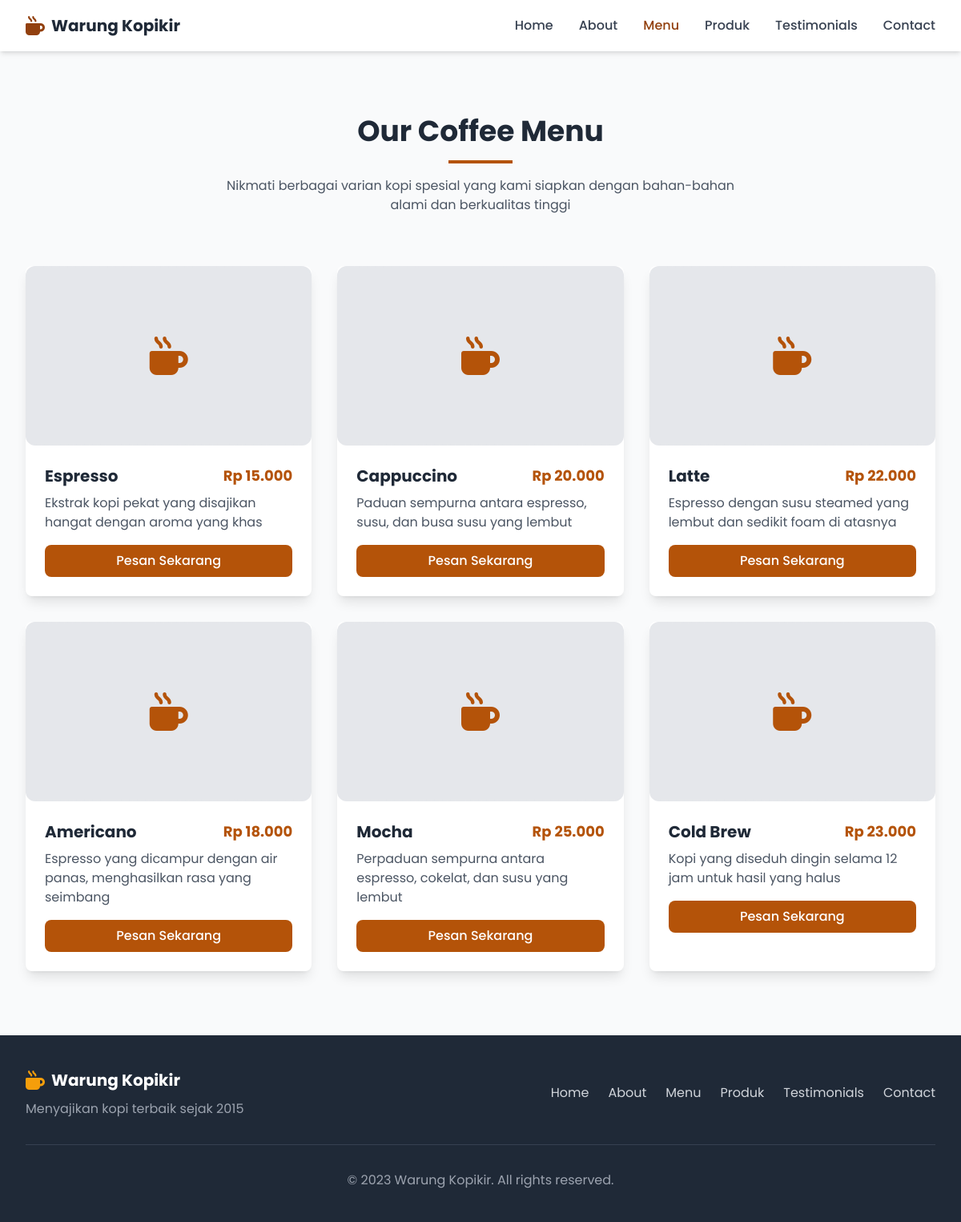
Page /menu.php on the committed database.
### tables this page shows
CREATE TABLE `menu` (
  `id` int NOT NULL,
  `name` varchar(100) NOT NULL,
  `description` text,
  `price` decimal(10,2) NOT NULL,
  `image` varchar(255) DEFAULT NULL,
  `created_at` timestamp NOT NULL DEFAULT CURRENT_TIMESTAMP
);

### menu.php (the view, shortened to what this page needs)
<?php
$conn = getConnection();
$result = $conn->query("SELECT * FROM menu ORDER BY id ASC");
$menuItems = [];
if ($result->num_rows > 0) {
    while($row = $result->fetch_assoc()) {
        $menuItems[] = $row;
    }
}
?>
<!DOCTYPE html>
<html lang="en">
<head>
    <script src="https://cdn.tailwindcss.com"></script>
    <link rel="stylesheet" href="https://cdnjs.cloudflare.com/ajax/libs/font-awesome/6.4.0/css/all.min.css">
    <link rel="stylesheet" href="assets/css/custom.css">
</head>
<body class="bg-gray-50">
    <nav class="bg-white shadow-md">
        <div class="max-w-7xl mx-auto px-4 sm:px-6 lg:px-8">
            <div class="flex justify-between h-16">
                <div class="flex items-center">
                    <div class="flex-shrink-0 flex items-center">
                        <i class="fas fa-mug-hot text-2xl text-amber-800 mr-2"></i>
                        <span class="text-xl font-bold text-gray-800">Warung Kopikir</span>
                    </div>
                </div>
                <div class="hidden md:flex items-center space-x-8">
                    <a href="index.php" class="text-gray-700 hover:text-amber-800 font-medium">Home</a>
                    <a href="index.php#about" class="text-gray-700 hover:text-amber-800 font-medium">About</a>
                    <a href="menu.php" class="text-amber-800 font-medium">Menu</a>
                    <a href="index.php#products" class="text-gray-700 hover:text-amber-800 font-medium">Produk</a>
                    <a href="index.php#testimonials" class="text-gray-700 hover:text-amber-800 font-medium">Testimonials</a>
                    <a href="index.php#contact" class="text-gray-700 hover:text-amber-800 font-medium">Contact</a>
                </div>
            </div>
        </div>
    </nav>
    <section class="py-20">
        <div class="max-w-7xl mx-auto px-4 sm:px-6 lg:px-8">
            <div class="text-center mb-16">
                <h1 class="text-3xl md:text-4xl font-bold text-gray-800 mb-4">Our Coffee Menu</h1>
                <div class="w-20 h-1 bg-amber-700 mx-auto"></div>
                <p class="mt-4 text-gray-600 max-w-2xl mx-auto">Nikmati berbagai varian kopi spesial yang kami siapkan dengan bahan-bahan alami dan berkualitas tinggi</p>
            </div>
            <div class="grid grid-cols-1 md:grid-cols-2 lg:grid-cols-3 gap-8">
                <?php if (!empty($menuItems)): ?>
                    <?php foreach ($menuItems as $item): ?>
                        <div class="coffee-card bg-white rounded-lg shadow-lg overflow-hidden">
                            <div class="bg-gray-200 border-2 border-dashed rounded-xl w-full h-56 flex items-center justify-center">
                                <i class="fas fa-mug-hot text-5xl text-amber-700"></i>
                            </div>
                            <div class="p-6">
                                <div class="flex justify-between items-center mb-2">
                                    <h3 class="text-xl font-bold text-gray-800"><?php echo htmlspecialchars($item['name']); ?></h3>
                                    <span class="text-amber-700 font-bold text-lg">Rp <?php echo number_format($item['price'], 0, ',', '.'); ?></span>
                                </div>
                                <p class="text-gray-600 mt-2"><?php echo htmlspecialchars($item['description']); ?></p>
                                <div class="mt-4">
                                    <button class="w-full bg-amber-700 hover:bg-amber-800 text-white font-medium py-2 px-4 rounded-lg transition duration-300">
                                        Pesan Sekarang
                                    </button>
                                </div>
                            </div>
                        </div>
                    <?php endforeach; ?>
                <?php else: ?>
                    <div class="col-span-3 text-center py-10">
                        <p class="text-gray-600">No menu items available at the moment.</p>
                    </div>
                <?php endif; ?>
            </div>
        </div>
    </section>
    <footer class="bg-gray-800 text-white py-10">
        <div class="max-w-7xl mx-auto px-4 sm:px-6 lg:px-8">
            <div class="flex flex-col md:flex-row justify-between items-center">
                <div class="mb-6 md:mb-0">
                    <div class="flex items-center">
                        <i class="fas fa-mug-hot text-2xl text-amber-500 mr-2"></i>
                        <span class="text-xl font-bold">Warung Kopikir</span>
                    </div>
                    <p class="mt-2 text-gray-400">Menyajikan kopi terbaik sejak 2015</p>
                </div>
                <div class="flex space-x-6">
                    <a href="index.php" class="text-gray-300 hover:text-white">Home</a>
                    <a href="index.php#about" class="text-gray-300 hover:text-white">About</a>
                    <a href="menu.php" class="text-gray-300 hover:text-white">Menu</a>
                    <a href="index.php#products" class="text-gray-300 hover:text-white">Produk</a>
                    <a href="index.php#testimonials" class="text-gray-300 hover:text-white">Testimonials</a>
                    <a href="index.php#contact" class="text-gray-300 hover:text-white">Contact</a>
                </div>
            </div>
            <div class="border-t border-gray-700 mt-8 pt-8 text-center text-gray-400">
                <p>&copy; 2023 Warung Kopikir. All rights reserved.</p>
            </div>
        </div>
    </footer>
</body>
</html>

### assets/css/custom.css (style rules this page uses)
.animate-fadeInUp { animation-name: fadeInUp; animation-duration: 0.6s; animation-fill-mode: both; }
.nav-link, .text-xl.font-bold, #mobile-menu-button { transition: color 0.3s ease; }

### menu.php (style rules this page uses)
body { font-family: 'Poppins', sans-serif; }
.coffee-card { transition: all 0.3s ease; }

### rows in the picture
menu: name "Espresso", price "15.000", description "Ekstrak kopi pekat yang disajikan hangat dengan aroma yang khas"
menu: name "Cappuccino", price "20.000", description "Paduan sempurna antara espresso, susu, dan busa susu yang lembut"
menu: name "Latte", price "22.000", description "Espresso dengan susu steamed yang lembut dan sedikit foam di atasnya"
menu: name "Americano", price "18.000", description "Espresso yang dicampur dengan air panas, menghasilkan rasa yang seimbang"
menu: name "Mocha", price "25.000", description "Perpaduan sempurna antara espresso, cokelat, dan susu yang lembut"
menu: name "Cold Brew", price "23.000", description "Kopi yang diseduh dingin selama 12 jam untuk hasil yang halus"
